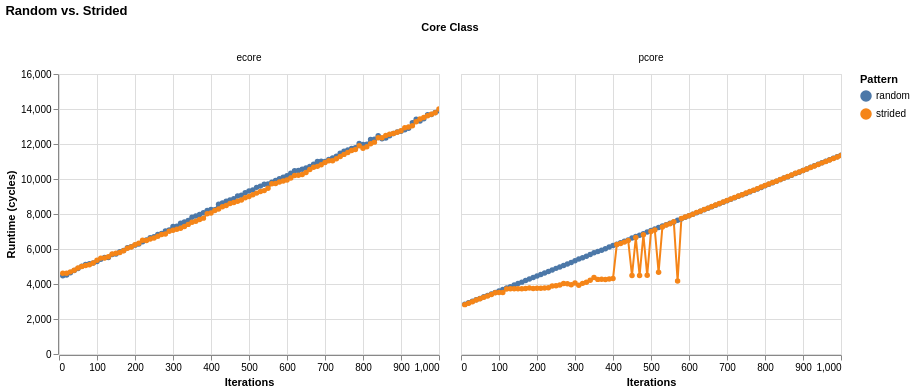

The notebook cell this image was saved under:
### Code cell
unit = df["unit"].iloc[0]
y_title = f"Runtime ({unit})"

rs_df = df[df["pattern"].isin(["random", "strided"])]

chart = (
    alt.Chart(rs_df)
    .mark_line(point=True)
    .encode(
        x=alt.X("iterations:Q", title="Iterations"),
        y=alt.Y("median:Q", title=y_title),
        color=alt.Color("pattern:N", title="Pattern"),
        tooltip=[
            "pattern", "core_kind", "iterations",
            "min", "p25", "median", "p75", "max",
            "first", "last", "unit",
        ],
    )
    .properties(width=380, height=280)
    .facet(column=alt.Column("core_kind:N", title="Core Class", sort=["ecore", "pcore"]))
    .properties(title="Random vs. Strided")
    .interactive()
)

chart

### Figure 1 — Vega-Lite specification as saved in the notebook (floating-point values rounded to 4 significant figures; data arrays with more than 128 entries replaced by an {"elided": "..."} marker saying what was removed)
{"config": {"view": {"continuousWidth": 300, "continuousHeight": 300}}, "data": {"name": "data-1d6410e4bf55cfa354509351b5fb6282"}, "facet": {"column": {"field": "core_kind", "sort": ["ecore", "pcore"], "title": "Core Class", "type": "nominal"}}, "spec": {"mark": {"type": "line", "point": true}, "encoding": {"color": {"field": "pattern", "title": "Pattern", "type": "nominal"}, "tooltip": [{"field": "pattern", "type": "nominal"}, {"field": "core_kind", "type": "nominal"}, {"field": "iterations", "type": "quantitative"}, {"field": "min", "type": "quantitative"}, {"field": "p25", "type": "quantitative"}, {"field": "median", "type": "quantitative"}, {"field": "p75", "type": "quantitative"}, {"field": "max", "type": "quantitative"}, {"field": "first", "type": "quantitative"}, {"field": "last", "type": "quantitative"}, {"field": "unit", "type": "nominal"}], "x": {"field": "iterations", "title": "Iterations", "type": "quantitative"}, "y": {"field": "median", "title": "Runtime (cycles)", "type": "quantitative"}}, "height": 280, "name": "view_8b58e3eed1e63f7c_0", "width": 380}, "params": [{"name": "param_1e9efca18e7a2868", "select": {"type": "interval", "encodings": ["x", "y"]}, "bind": "scales", "views": ["view_8b58e3eed1e63f7c_0"]}], "title": "Random vs. Strided", "$schema": "https://vega.github.io/schema/vega-lite/v6.1.0.json", "datasets": {"data-1d6410e4bf55cfa354509351b5fb6282": {"elided": "400 records"}}}
